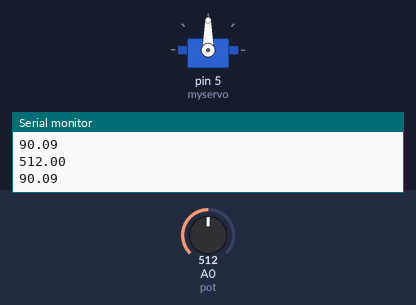
Simulated run of this sketch. Board: Arduino Uno, built with avr-gcc and run on an emulated ATmega328P. On the bench: servo, the last lines printed to the serial monitor. The inputs (shaded band) are chosen by the test bench; at power-on: A0 (pot) = 512.

Above: at 1.3 s.
1.4 s: A0 (pot) set to 716
At 2.7 s:
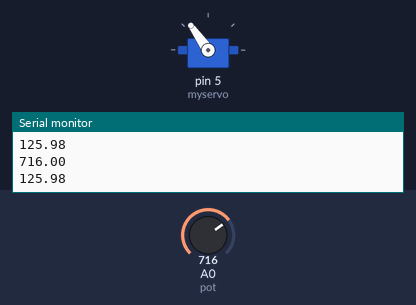
3.0 s: A0 (pot) set to 900
At 3.9 s:
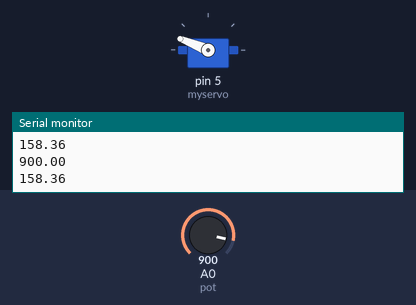
4.5 s: A0 (pot) set to 1023
At 5.2 s:
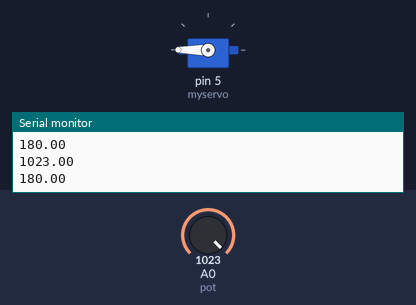
6.0 s: A0 (pot) set to 306
At 6.5 s:
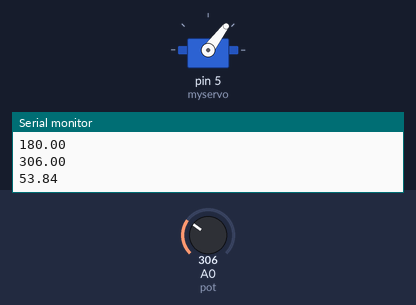
7.5 s: A0 (pot) set to 122
At 8.7 s:
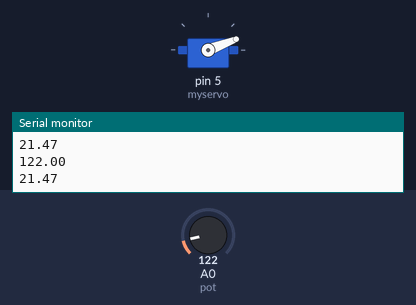
9.0 s: A0 (pot) set to 0
At 10.2 s:
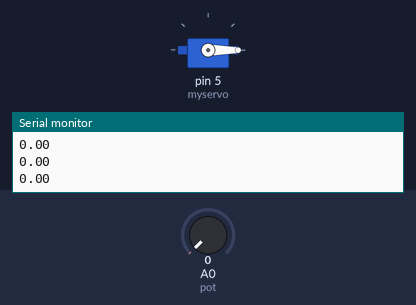
Timing chart, 0 to 11.5 s (numbered marks = the images above; inputs shaded):
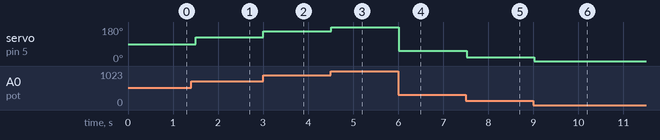

The sketch:

2_2.ino
```cpp
#include<Servo.h>
Servo myservo;

int pos = 0;
int pot=A0;

void setup() {
  myservo.attach(5);
  pinMode(pot,INPUT);
  Serial.begin(9600);
}

void loop() {
  //while(Serial.available()==0);

  float level=analogRead(pot);

  //float level = (Serial.readStringUntil('\n')).toInt();
  float rotate=(level*180)/1023;
 // rotate= constrain(rotate, 0, 180);
//int  rotate=map(level, 0,1023,0,180);
  //delay(200);
  Serial.println(level);
  Serial.println(rotate);
  myservo.write(rotate);
  delay(500);


}
```

Measured:
- after the input at 1.4 s, servo on pin 5 (myservo): 90° → 125° after 0.10 s
- after the input at 3.0 s, servo on pin 5 (myservo): 125° → 158° at once
- after the input at 4.5 s, servo on pin 5 (myservo): 158° → 180° at once
- after the input at 6.0 s, servo on pin 5 (myservo): 180° → 53° at once
- after the input at 7.5 s, servo on pin 5 (myservo): 53° → 21° at once
- after the input at 9.0 s, servo on pin 5 (myservo): 21° → 0° at once
